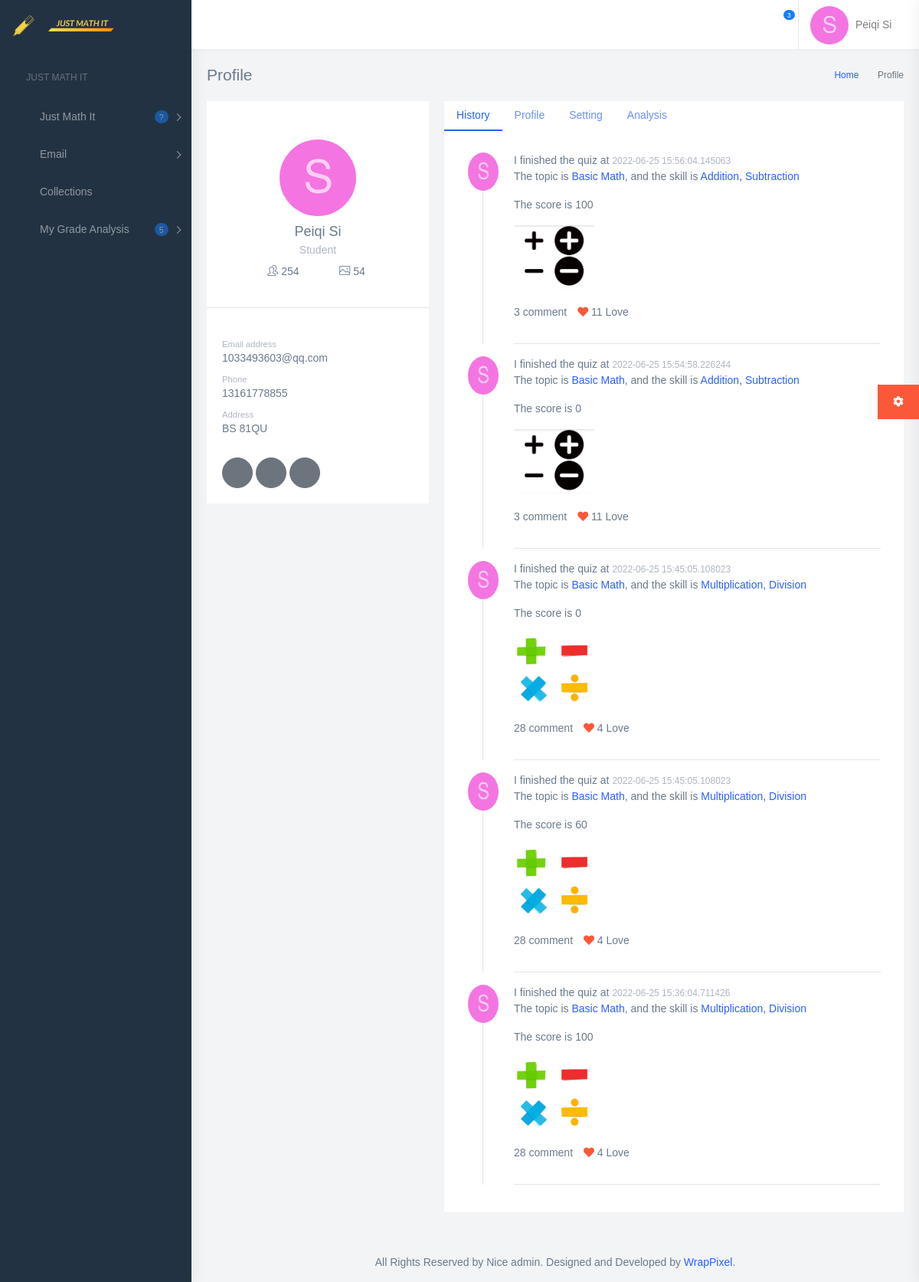
The app's page /profile (signed in) with its own data.
### models.py (models this page shows)
class Student(db.Model):
    id = db.Column(db.Integer, primary_key=True)
    email = db.Column(db.String(128), index=True, unique=True)
    firstname = db.Column(db.String(128))
    lastname = db.Column(db.String(128))
    dob = db.Column(db.String(128))
    password = db.Column(db.String(128))
    gender = db.Column(db.String(128))
    phone = db.Column(db.String(128))
    address = db.Column(db.String(128))
    school = db.Column(db.String(128))
    profile_photo = db.Column(db.String(128))
    badge_name = db.Column(db.String(128))
    coins = db.Column(db.Integer(), default=20)

class Score(db.Model):
    score_id = db.Column(db.Integer, primary_key=True)
    student_id = db.Column(db.Integer, db.ForeignKey('student.id'))
    skill_id = db.Column(db.Integer, db.ForeignKey('skills.skill_id'))
    score = db.Column(db.Integer)
    date = db.Column(db.DateTime, index=True, default=datetime.now())
    time = db.Column(db.String(128), nullable=True)

class Topics(db.Model):
    topic_id = db.Column(db.Integer, primary_key=True)
    topic_name = db.Column(db.String(128), index=True, unique=True)

class Skills(db.Model):
    skill_id = db.Column(db.Integer, primary_key=True)
    skill_name = db.Column(db.String(128), nullable=True)
    skill_introduction = db.Column(db.String(128), nullable=True)
    like = db.Column(db.Integer, default=0)
    topic_id = db.Column(db.Integer, db.ForeignKey('topics.topic_id'))

### app.py (the view, shortened to what this page needs)
@app.route('/profile', methods=['GET', 'POST'])
def profile():
    from models import db
    email = session.get('EMAIL')
    student = Student.query.filter(Student.email == email).first()
    teacher = Teacher.query.filter(Teacher.email == email).first()
    if student:
        score_list, skill_statistic, topic_master_dict = return_score(student)
        form = UpdateInfo()
        name = student.lastname
        image = open('static/images/icon/' + student.profile_photo + ".png", 'rb')
        img_stream = image.read()
        img_stream = base64.b64encode(img_stream).decode('ascii')
        user_info = {
            'email': email,
            'first_name': student.firstname,
            'last_name': student.lastname,
            'profile_pic': img_stream,
            'phone': student.phone,
            'school': student.school,
            'address': student.address,
            'age': datetime.now().date().year - int(student.dob.split("-")[0]),
            'gender': student.gender,
            'password': student.password,
            'badge_name': student.badge_name,
            'occupation': 'Student'
        }
    session['EMAIL'] = email
    print(user_info['badge_name'])
    return render_template('profile.html', user=user_info, form=form, skill_list=json.dumps(skill_statistic),
                           topic_master=topic_master_dict, score_list=score_list)

### templates/profile.html (shortened to what this page needs)
{% extends "profile_base.html" %}
{% block mainContent %}
    <div class="page-wrapper">
        <div class="page-breadcrumb">
            <div class="row">
                <div class="col-5 align-self-center">
                    <h4 class="page-title">Profile</h4>
                </div>
                <div class="col-7 align-self-center">
                    <div class="d-flex align-items-center justify-content-end">
                        <nav aria-label="breadcrumb">
                            <ol class="breadcrumb">
                                <li class="breadcrumb-item">
                                    <a href="#">Home</a>
                                </li>
                                <li class="breadcrumb-item active" aria-current="page">Profile</li>
                            </ol>
                        </nav>
                    </div>
                </div>
            </div>
        </div>
        <div class="container-fluid">
            <div class="row">
                <div class="col-lg-4 col-xlg-3 col-md-5">
                    <div class="card">
                        <div class="card-body">
                            <center class="m-t-30">
                                {% if user.badge_name %}
                                <div class="item">
                                    <img src="../static/images/coins.png" class="left-notify-badge" width="40px"/>
                                    <img alt="user" class="rounded-circle" width="100" height="100">
                                </div>
                                {% else %}
                                <img alt="user" class="rounded-circle" width="100" height="100">
                                {% endif %}
                                <h4 class="card-title m-t-10">{{ user.first_name }} {{ user.last_name }}</h4>
                                <h6 class="card-subtitle">{{ user.occupation }}</h6>
                                <div class="row text-center justify-content-md-center">
                                    <div class="col-4"><a href="javascript:void(0)" class="link"><i class="icon-people"></i> <font class="font-medium">254</font></a></div>
                                    <div class="col-4"><a href="javascript:void(0)" class="link"><i class="icon-picture"></i> <font class="font-medium">54</font></a></div>
                                </div>
                            </center>
                        </div>
                        <div>
                            <hr> </div>
                        <div class="card-body">
                            <small class="text-muted">Email address </small>
                            <h6>{{ user.email }}</h6>
                            <small class="text-muted p-t-30 db">Phone</small>
                            <h6>{{ user.phone }}</h6>
                            {% if user.occupation == 'Student' %}
                            <small class="text-muted p-t-30 db">Address</small>
                            <h6>{{ user.address }}</h6>
                            {% endif %}
                            <br/>
                            <button class="btn btn-circle btn-secondary"><i class="fab fa-facebook-f"></i></button>
                            <button class="btn btn-circle btn-secondary"><i class="fab fa-twitter"></i></button>
                            <button class="btn btn-circle btn-secondary"><i class="fab fa-youtube"></i></button>
                        </div>
                    </div>
                </div>
                <div class="col-lg-8 col-xlg-9 col-md-7">
                    <div class="card">
                        <ul class="nav nav-pills custom-pills" id="pills-tab" role="tablist">
                            <li class="nav-item">
                                <a class="nav-link active" id="pills-timeline-tab" data-toggle="pill" href="#history" role="tab" aria-controls="pills-timeline" aria-selected="true">History</a>
                            </li>
                            <li class="nav-item">
                                <a class="nav-link" id="pills-profile-tab" data-toggle="pill" href="#profile" role="tab" aria-controls="pills-profile" aria-selected="false">Profile</a>
                            </li>
                            <li class="nav-item">
                                <a class="nav-link" id="pills-setting-tab" data-toggle="pill" href="#setting" role="tab" aria-controls="pills-setting" aria-selected="false">Setting</a>
                            </li>
                            {% if user.occupation == 'Student' %}
                            <li class="nav-item">
                                <a class="nav-link" data-toggle="pill" href="#analysis" role="tab" aria-controls="pills-setting" aria-selected="false">Analysis</a>
                            </li>
                            {% endif %}
                        </ul>
                        <div class="tab-content" id="pills-tabContent">
                            <div class="tab-pane fade show active" id="history" role="tabpanel" aria-labelledby="pills-timeline-tab">
                                <div class="card-body">
                                    {% for sc in score_list[0:5] %}
                                    <div class="profiletimeline m-t-0">
                                        <div class="sl-item">
                                            {% if user.badge_name %}
                                            <div class="item sl-left">
                                                <img src="../static/images/coins.png" class="left-notify-badge" width="30px"/>
                                                <img alt="user" class="rounded-circle" width="50" height="50">
                                            </div>
                                            {% else %}
                                            <div class="sl-left">
                                                <img alt="user" class="rounded-circle" width="50" height="50">
                                            </div>
                                            {% endif %}
                                            <div class="sl-right">
                                                <div>I finished the quiz at <span class="sl-date">{{ sc['date'] }}</span>
                                                    <p>The topic is <a href="{{ url_for('topics',topic=sc['topic']) }}">{{ sc['topic'] }}</a>, and the skill is <a href="{{ url_for('skill_details',skill_=sc['skill']) }}">{{ sc['skill'] }}</a></p>
                                                    <p>The score is {{ sc['score'] }}</p>
                                                    <div class="row">
                                                        <div class="col-lg-3 col-md-6 m-b-20"><img src="{{ url_for('static',filename='images/skills/'+sc['skill']+'.png') }}" class="img-fluid rounded" /></div>
                                                    </div>
                                                    <div class="like-comm"> <a href="{{ url_for('skill_details',skill_=sc['skill']) }}" class="link m-r-10">{{ sc['comment'] }} comment</a> <a href="{{ url_for('skill_details',skill_=sc['skill']) }}" class="link m-r-10"><i class="fa fa-heart text-danger"></i> {{ sc['like'] }} Love</a> </div>
                                                </div>
                                            </div>
                                        </div>
                                        <hr>
                                    </div>
                                    {% endfor %}
                                </div>
                            </div>
                        </div>
                    </div>
                </div>
            </div>
            </div>
            <footer class="footer text-center">
                All Rights Reserved by Nice admin. Designed and Developed by
                <a href="https://wrappixel.com">WrapPixel</a>.
            </footer>
        </div>
    </div>
{% endblock %}

### templates/profile_base.html (shortened to what this page needs)
<!DOCTYPE html>
<html dir="ltr" lang="en">
<head>
    <link href="{{ url_for('static',filename='profile/css/style.min.css') }}" rel="stylesheet">
</head>
<body>
    <div id="main-wrapper">
        <header class="topbar">
            <nav class="navbar top-navbar navbar-expand-md navbar-dark">
                <div class="navbar-header">
                    <div class="navbar-brand">
                        <a href="{{ url_for('index') }}" class="logo">
                            <b class="logo-icon">
                                <img src="{{ url_for('static',filename='images/logo-without-bg.png') }}" alt="homepage" class="light-logo" width="20%"/>
                            </b>
                            <span class="logo-text">
                                <img src="{{ url_for('static',filename='images/logo-text.png') }}" class="light-logo" alt="homepage" width="40%"/>
                            </span>
                        </a>
                        <a class="sidebartoggler d-none d-md-block" href="javascript:void(0)" data-sidebartype="mini-sidebar">
                            <i class="mdi mdi-toggle-switch mdi-toggle-switch-off font-20"></i>
                        </a>
                    </div>
                </div>
                <div class="navbar-collapse collapse" id="navbarSupportedContent">
                    <ul class="navbar-nav float-right">
                        <li class="nav-item dropdown">
                            <a class="nav-link dropdown-toggle waves-effect waves-dark" href="" id="2" data-toggle="dropdown" aria-haspopup="true" aria-expanded="false">
                                <i class="font-22 mdi mdi-email-outline"></i>
                            </a>
                        </li>
                        <li class="nav-item dropdown border-right">
                            <a class="nav-link dropdown-toggle waves-effect waves-dark" href="" data-toggle="dropdown" aria-haspopup="true" aria-expanded="false">
                                <i class="mdi mdi-bell-outline font-22"></i>
                                <span class="badge badge-pill badge-info noti">3</span>
                            </a>
                        </li>
                        <li class="nav-item dropdown">
                            <a class="nav-link dropdown-toggle waves-effect waves-dark pro-pic" href="" data-toggle="dropdown" aria-haspopup="true" aria-expanded="false">
                                {% if user.badge_name %}
                                <div class="item">
                                    <img src="../static/images/coins.png" class="left-notify-badge" width="40px"/>
                                    <img alt="user" class="rounded-circle" width="50" height="50">
                                </div>
                                {% else %}
                                <img alt="user" class="rounded-circle" width="50" height="50">
                                {% endif %}
                                <span class="m-l-5 font-medium d-none d-sm-inline-block">{{ user.first_name }} {{ user.last_name }}<i class="mdi mdi-chevron-down"></i></span>
                            </a>
                        </li>
                    </ul>
                </div>
            </nav>
        </header>
        <aside class="left-sidebar">
            <div class="scroll-sidebar">
                <nav class="sidebar-nav">
                    <ul id="sidebarnav">
                        <li class="nav-small-cap">
                            <i class="mdi mdi-dots-horizontal"></i>
                            <span class="hide-menu">Just Math It</span>
                        </li>
                        <li class="sidebar-item">
                            <a class="sidebar-link has-arrow waves-effect waves-dark" href="javascript:void(0)" aria-expanded="false">
                                <i class="mdi mdi-av-timer"></i>
                                <span class="hide-menu">Just Math It</span>
                                <span class="badge badge-pill badge-info ml-auto m-r-15">?</span>
                            </a>
                        </li>
                        <li class="sidebar-item">
                            <a class="sidebar-link has-arrow waves-effect waves-dark" href="javascript:void(0)" aria-expanded="false">
                                <i class="mdi mdi-email"></i>
                                <span class="hide-menu">Email</span>
                            </a>
                        </li>
                        <li class="sidebar-item">
                            <a class="sidebar-link waves-effect waves-dark" href="{{ url_for('profile_collections') }}" aria-expanded="false">
                                <i class="mdi mdi-account-star-variant"></i>
                                <span class="hide-menu">Collections</span>
                            </a>
                        </li>
                        <li class="sidebar-item">
                            <a class="sidebar-link has-arrow waves-effect waves-dark" href="javascript:void(0)" aria-expanded="false">
                                <i class="mdi mdi-information-outline"></i>
                                <span class="hide-menu">My Grade Analysis</span>
                                <span class="badge badge-pill badge-info ml-auto m-r-15">5</span>
                            </a>
                        </li>
                    </ul>
                </nav>
            </div>
        </aside>
    {% block mainContent %}{% endblock %}
     <aside class="customizer">
        <a href="javascript:void(0)" class="service-panel-toggle"><i class="fa fa-spin fa-cog"></i></a>
        </aside>
</body>
</html>

### records on screen
Student: first_name "Peiqi", last_name "Si", email "1033493603@qq.com", phone "13161778855", address "BS 81QU"
Score: date "2022-06-25 15:56:04.145063"
Topics: topic "Basic Math" "Basic Math" "Basic Math" "Basic Math" "Basic Math"
Skills: skill "Addition, Subtraction" "Addition, Subtraction", skill_name (picture)
Score: date "2022-06-25 15:54:58.226244"
Score: date "2022-06-25 15:45:05.108023"
Skills: skill "Multiplication, Division" "Multiplication, Division" "Multiplication, Division", skill_name (picture)
Score: date "2022-06-25 15:45:05.108023"
Score: date "2022-06-25 15:36:04.711426"

### other values on screen
{{ user.occupation }} "Student"
{{ sc['score'] }} "100" "0" "0" "60" "100"
{{ sc['comment'] }} "3" "3" "28" "28" "28"
{{ sc['like'] }} "11" "11" "4" "4" "4"
